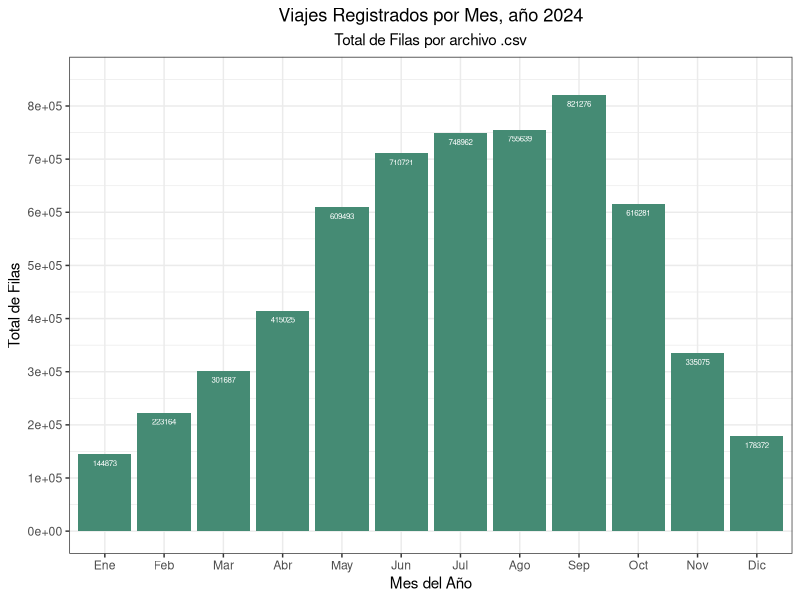

Here is the R script that generated this plot:
# exp_size: total de filas en cada archivo .csv para Preparar
# se necesita la librería forcats (en tidyverse) para tratar al eje x como vector

library(tidyverse)
library(ggplot2)

# se copia el dataframe general de clean_table.R
# datos <- matriz de formato [filas,columnas] = [meses, totales]
datos <- data.frame (
  meses <- c("Ene", "Feb", "Mar", "Abr", "May", "Jun", 
             "Jul", "Ago", "Sep", "Oct", "Nov", "Dic"),
  totales <- c(144873, 223164, 301687, 415025, 609493, 710721,
              748962, 755639, 821276, 616281, 335075, 178372)
)

# Ploteo de los datos: gráfico de barras clásico
ggplot(datos, aes(x = factor(meses, levels = unique(meses)), y = totales)) + 
  geom_bar(position = "dodge", stat = "identity", fill = "aquamarine4") +
  scale_y_continuous(limits = c(0,850000), n.breaks = 7) + 
  ggtitle("Viajes Registrados por Mes, año 2024",
          subtitle = "Total de Filas por archivo .csv") +
  xlab("Mes del Año") +
  ylab("Total de Filas") +
  geom_text(label = totales, size = 2, vjust = 2, color = "white")+
  theme_bw() +
  theme(
    plot.title = element_text(hjust = 0.5),
    plot.subtitle = element_text(hjust = 0.5),
        )

